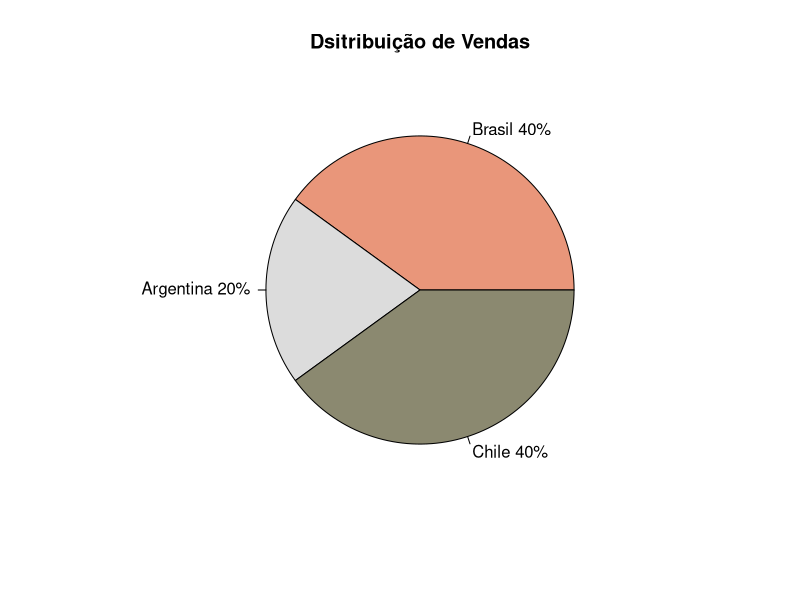
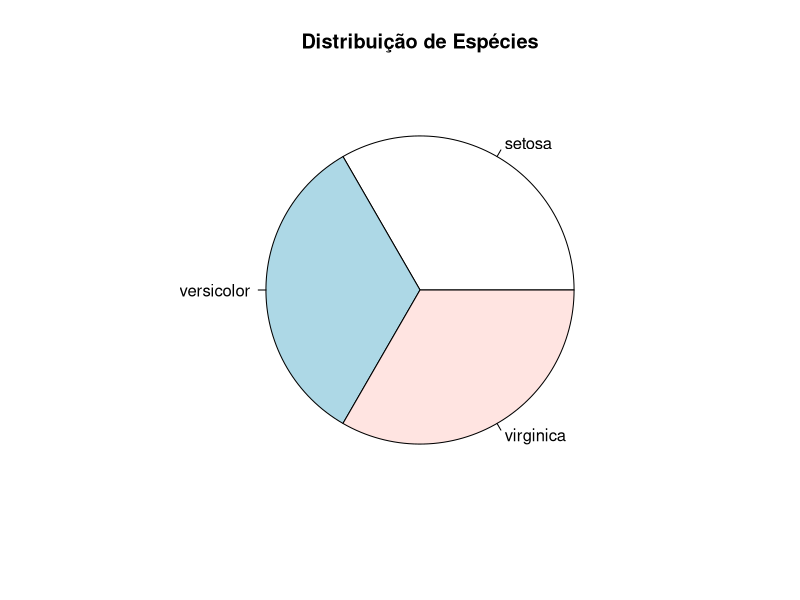
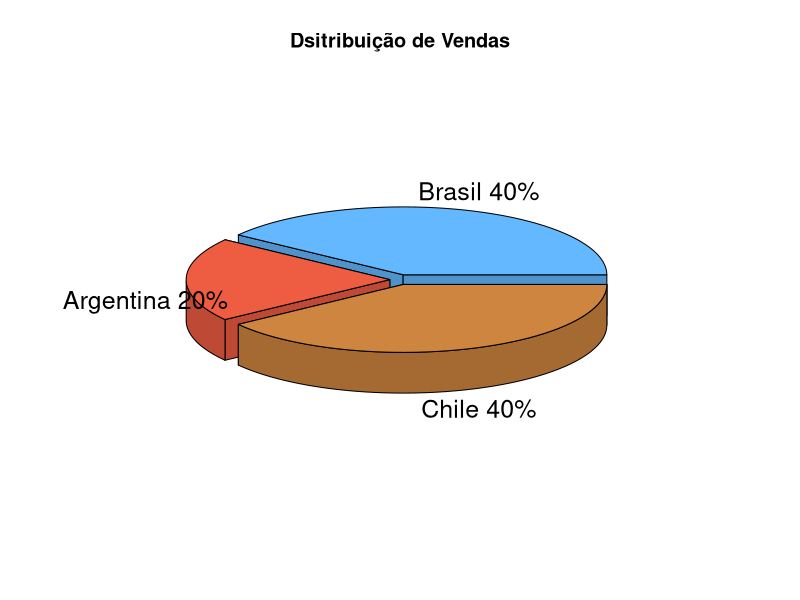

Here is the R script that generated these plots, in order:
# Gráficos de Pizza

# ***** Esta é a versão 2.0 deste script, atualizado em 23/05/2017 *****
# ***** Esse script pode ser executado nas versões 3.3.1, 3.3.2, 3.3.3 e 3.4.0 da linguagem R *****
# ***** Recomendamos a utilização da versão 3.4.0 da linguagem R *****

# Configurando o diretório de trabalho
# Coloque entre aspas o diretório de trabalho que você está usando no seu computador
setwd("~/1-R-Fundamentos")
getwd()
.Platform$GUI

?pie

# Criando as fatias
fatias = c(40, 20, 40)

# Nomeando os labels
paises = c("Brasil", "Argentina", "Chile")

# Unindo paises e fatias
paises = paste(paises, fatias)

# to further specify the labels
paises = paste(paises, "%", sep = "")

colors()

# Construindo um gráfico
pie(fatias, labels = paises,
    col = c("darksalmon", "gainsboro", "lemonchiffon4"), 
    main ="Dsitribuição de Vendas")


# Trabalhando com dataframes
?iris
attach(iris)
Values = table(Species) 
labels = paste(names(Values))
pie(Values, labels = labels, main = "Distribuição de Espécies")


# 3D
install.packages("plotrix")
library(plotrix)

pie3D(fatias, labels = paises, explode = 0.05,
      col = c("steelblue1", "tomato2", "tan3"), 
      main = "Dsitribuição de Vendas")


